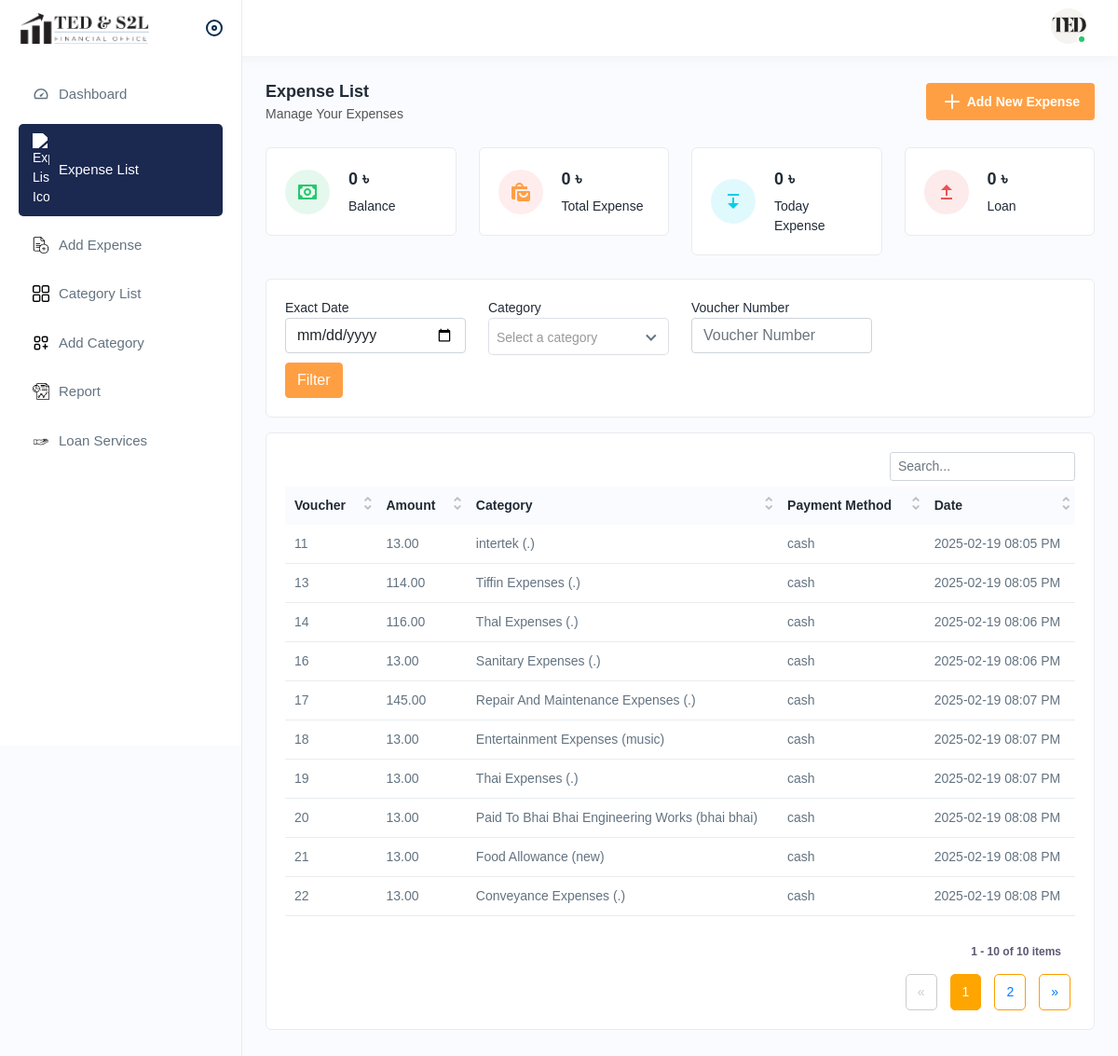
The app's page /expenses/ (signed in) with its own data.
### expense/models.py (models this page shows, shortened)
class Transaction(models.Model):
    user = models.ForeignKey(User, on_delete=models.CASCADE, related_name="transactions")
    ammount = models.DecimalField(max_digits=200, decimal_places=2)
    category = models.ForeignKey(
        ExpenseCategory,
        on_delete=models.CASCADE,
        related_name="transactions",
    )
    subcategory = models.ForeignKey(
        ExpenseSubCategory,
        on_delete=models.CASCADE,
        related_name="transactions",
    )
    source = models.CharField(max_length=150, default="cash")
    voucher = models.CharField(max_length=150, unique=True)
    created_at = models.DateTimeField(blank=True, null=True)  # Allow null values initially

class ExpenseCategory(models.Model):
    created_by = models.ForeignKey(User, on_delete=models.CASCADE, related_name='expense_categories')
    name = models.CharField(max_length=255, unique=True)
    description = models.TextField(blank=True, null=True)
    created_at = models.DateTimeField(auto_now_add=True)

class ExpenseSubCategory(models.Model):
    created_by = models.ForeignKey(User, on_delete=models.SET_NULL, null=True, blank=True)
    parent = models.ForeignKey(
        ExpenseCategory,
        on_delete=models.CASCADE,
        related_name='subcategories'
    )
    name = models.CharField(max_length=255)
    description = models.TextField(blank=True, null=True)
    created_at = models.DateTimeField(auto_now_add=True)

### expense/views.py (the view)
# urls.py: path('expenses/', ExpenseListView.as_view(), name='expense-list'),
class ExpenseListView(LoginRequiredMixin, ListView):
    model = Transaction
    template_name = 'expenselist.html'
    context_object_name = 'expenses'
    paginate_by = 10
    def get_queryset(self):
        qs = Transaction.objects.filter(user=self.request.user)
        date_str = self.request.GET.get('date')
        if date_str:
            try:
                date_obj = datetime.strptime(date_str, '%Y-%m-%d').date()
                qs = qs.filter(created_at__date=date_obj)
            except ValueError:
                pass
        category = self.request.GET.get('category')
        if category:
            qs = qs.filter(category_id=category)
        voucher = self.request.GET.get('voucher')
        if voucher:
            qs = qs.filter(voucher=voucher)
        transaction_type = self.request.GET.get('transaction_type')
        if transaction_type:
            qs = qs.filter(transaction_type=transaction_type)
        return qs.order_by('-created_at')
    def get_context_data(self, **kwargs):
        context = super().get_context_data(**kwargs)
        context['show_add_button'] = True
        context['show_button'] = self.request.user.user_type == 'admin'
        return context

### expense/context_processors.py (called while the page is built)
def base_template(request):
    template = 'base.html'
    if request.user.is_authenticated:
        if request.user.user_type == 'admin':
            template = 'base.html'
        elif request.user.user_type in ['ted', 's2l']:
            template = 'department_base.html'
    return {'base_template': template}

### templates/expenselist.html (shortened to what this page needs)
{% extends base_template %}
{% load static %}
{% load tz %}
{% block content %}
<div class="page-header">
    <div class="page-title">
        <h4>Expense List</h4>
        <h6>Manage Your Expenses</h6>
    </div>
    {% if show_add_button %}
    <div class="page-btn">
        <a href="{% url 'expense-create' %}" class="btn btn-added">
            <img src="{% static 'assets/img/icons/plus.svg' %}" alt="Add Expense" class="me-1">
            Add New Expense
        </a>
    </div>
    {% endif %}
</div>
<div class="row">
  <div class="col-lg-3 col-sm-6 col-12">
    <div class="dash-widget dash1">
      <div class="dash-widgetimg">
        <span>
          <img src="{% static 'assets/img/icons/dash2.svg' %}" alt="img">
        </span>
      </div>
      <div class="dash-widgetcontent">
        <h5> <span class="counters" data-count="{{ balance }}"></span>
          ৳</h5>
        <h6>Balance</h6>
      </div>
    </div>
  </div>
  <div class="col-lg-3 col-sm-6 col-12">
    <div class="dash-widget">
      <div class="dash-widgetimg">
        <span>
          <img src="{% static 'assets/img/icons/dash1.svg' %}" alt="img">
        </span>
      </div>
      <div class="dash-widgetcontent">
        <h5> <span class="counters" data-count=" {{ total_expense }} "></span>
          ৳</h5>
        <h6>Total Expense</h6>
      </div>
    </div>
  </div>
  <div class="col-lg-3 col-sm-6 col-12">
    <div class="dash-widget dash2">
      <div class="dash-widgetimg">
        <span>
          <img src="{% static 'assets/img/icons/dash3.svg' %}" alt="img">
        </span>
      </div>
      <div class="dash-widgetcontent">
        <h5> <span class="counters" data-count="{{ today_expense }}"></span>
          ৳</h5>
        <h6>Today Expense</h6>
      </div>
    </div>
  </div>
  {% if not lone_hide %}
  <div class="col-lg-3 col-sm-6 col-12">
    <div class="dash-widget dash3">
      <div class="dash-widgetimg">
        <span>
          <img src="{% static 'assets/img/icons/dash4.svg' %}" alt="img">
        </span>
      </div>
      <div class="dash-widgetcontent">
        <h5> <span class="counters" data-count="{{ loan_balance }}"></span>
          ৳</h5>
        <h6>Loan</h6>
      </div>
    </div>
  </div>
  {% endif %}
</div>
{% if user_type == "ted" or user_type == "s2l" %}
  <form method="get" action="{% url 'ted_s2l_expense_list' user_type=user_type %}">
{% else %}
  <form method="get" action="{% url 'expense-list' %}">
{% endif %}
<div class="card mb-3">
  <div class="card-body">
      <div class="row">
          <div class="col-lg-3 col-md-4">
              <label>Exact Date</label>
              <input type="date" name="date" class="form-control" value="{{ request.GET.date }}">
          </div>
          <div class="col-lg-3 col-md-4">
            <label>Category</label>
        </div>
          <div class="col-lg-3 col-md-4">
              <label>Voucher Number</label>
              <input type="text" name="voucher" class="form-control" placeholder="Voucher Number" value="{{ request.GET.voucher }}">
          </div>
          <div class="col-lg-12 mt-2">
              <button type="submit" class="btn btn-primary">Filter</button>
          </div>
      </div>
  </div>
</div>
</form>
<div class="card">
  <div class="card-body">
      <div class="table-responsive">
          <table class="table datanew">
              <thead>
                  <tr>
                      <th>Voucher</th>
                      <th>Amount</th>
                      <th>Category</th>
                      <th>Payment Method</th>
                      <th>Date</th>
                  </tr>
              </thead>
              <tbody>
                  {% for expense in expenses %}
                  <tr id="row-{{ expense.id }}">
                      <td>{{ expense.voucher }}</td>
                      <td>{{ expense.ammount }}</td>
                      <td>{% if expense.category %}{{ expense.category.name }} ({{ expense.subcategory.name }}) {% endif %}</td>
                      <td>{{ expense.source }}</td>
                      <td>
                          {% localtime on %}
                              {{ expense.created_at|date:"Y-m-d h:i A" }}
                          {% endlocaltime %}
                      </td>
                  </tr>
                  {% endfor %}
              </tbody>
          </table>
      </div>
      {% if is_paginated %}
      <nav aria-label="Page navigation" class="custom-pagination">
        <ul class="pagination">
            {% if page_obj.has_previous %}
                <li class="page-item">
                    <a class="page-link" href="?page={{ page_obj.previous_page_number }}" aria-label="Previous">
                        <span>&laquo;</span>
                    </a>
                </li>
            {% else %}
                <li class="page-item disabled">
                    <span class="page-link">&laquo;</span>
                </li>
            {% endif %}
            {% for num in paginator.page_range %}
                {% if num == page_obj.number %}
                    <li class="page-item active">
                        <span class="page-link">{{ num }}</span>
                    </li>
                {% elif num > page_obj.number|add:'-3' and num < page_obj.number|add:'3' %}
                    <li class="page-item">
                        <a class="page-link" href="?page={{ num }}">{{ num }}</a>
                    </li>
                {% endif %}
            {% endfor %}
            {% if page_obj.has_next %}
                <li class="page-item">
                    <a class="page-link" href="?page={{ page_obj.next_page_number }}" aria-label="Next">
                        <span>&raquo;</span>
                    </a>
                </li>
            {% else %}
                <li class="page-item disabled">
                    <span class="page-link">&raquo;</span>
                </li>
            {% endif %}
        </ul>
    </nav>
      {% endif %}
  </div>
</div>
{% endblock %}

### records on screen
Transaction: voucher "22", ammount "13.00", category.name "Conveyance Expenses", subcategory.name ".", source "cash", created_at "2025-02-19 08:08 PM"
Transaction: voucher "21", ammount "13.00", category.name "Food Allowance", subcategory.name "new", source "cash", created_at "2025-02-19 08:08 PM"
Transaction: voucher "20", ammount "13.00", category.name "Paid To Bhai Bhai Engineering Works", subcategory.name "bhai bhai", source "cash", created_at "2025-02-19 08:08 PM"
Transaction: voucher "19", ammount "13.00", category.name "Thai Expenses", subcategory.name ".", source "cash", created_at "2025-02-19 08:07 PM"
Transaction: voucher "18", ammount "13.00", category.name "Entertainment Expenses", subcategory.name "music", source "cash", created_at "2025-02-19 08:07 PM"
Transaction: voucher "17", ammount "145.00", category.name "Repair And Maintenance Expenses", subcategory.name ".", source "cash", created_at "2025-02-19 08:07 PM"
Transaction: voucher "16", ammount "13.00", category.name "Sanitary Expenses", subcategory.name ".", source "cash", created_at "2025-02-19 08:06 PM"
Transaction: voucher "14", ammount "116.00", category.name "Thal Expenses", subcategory.name ".", source "cash", created_at "2025-02-19 08:06 PM"
Transaction: voucher "13", ammount "114.00", category.name "Tiffin Expenses", subcategory.name ".", source "cash", created_at "2025-02-19 08:05 PM"
Transaction: voucher "11", ammount "13.00", category.name "intertek", subcategory.name ".", source "cash", created_at "2025-02-19 08:05 PM"

### other values on screen
{{ num }} "1"
{{ num }} "2"
